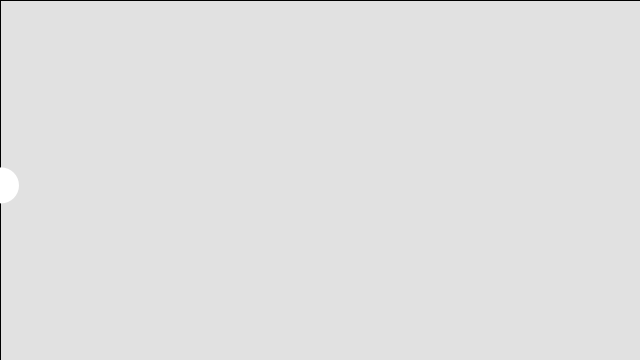
Frame 1 (no input)
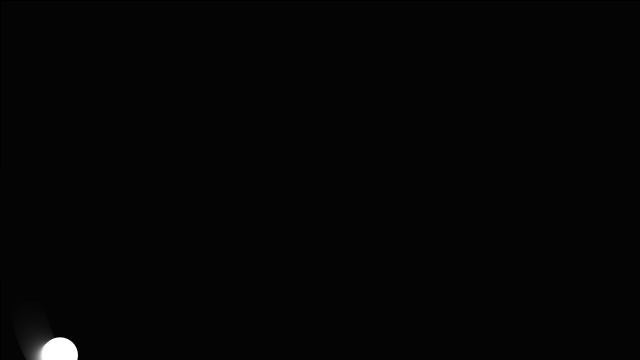
Frame 60 (the mouse pressed at the canvas centre just before this capture)
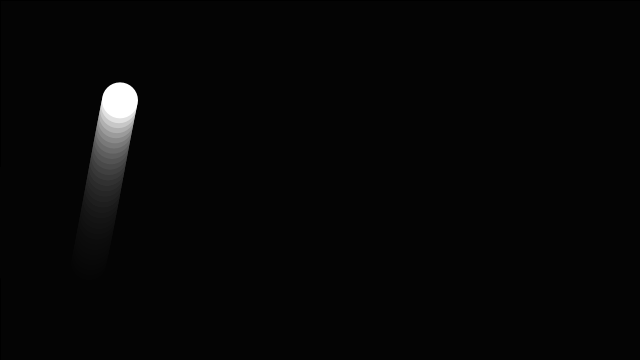
Frame 120 (the mouse held since frame 60 and released just before this capture)

The Processing sketch that drew these frames (run headless with seeded random() and noise(); from frame 60 on, the mouse is pressed at the canvas centre):

// Processing sketch: Oscillator
// ── Oscillator.pde
oscillator o;

void setup() {
  size(640, 360);
  o = new oscillator();
  background(255);
}

void draw() {
  fill(0,30);
  rect(0, 0, width, height);
  //background(25f,0f);//why can't I see the trail?
  o.update();
  o.display();
}

class oscillator {
  PVector angle;
  PVector vel;
  PVector amplitude;
  float x;
  float y;

  oscillator() {
    angle = new PVector(0, 0);
    vel = new PVector(0.03, 0.03);
    amplitude = new PVector(360, 180);
  }

  void update() {
    angle.add(vel);
    //x = amplitude.x * sin(angle.x);
    x++;
    y = amplitude.y * sin(angle.y );
    

  }

  void display() {
    pushMatrix();
    translate(0, height/2);
    fill(255);
    noStroke();
    ellipse(x, y, 36, 36);
    popMatrix();
  }
}
